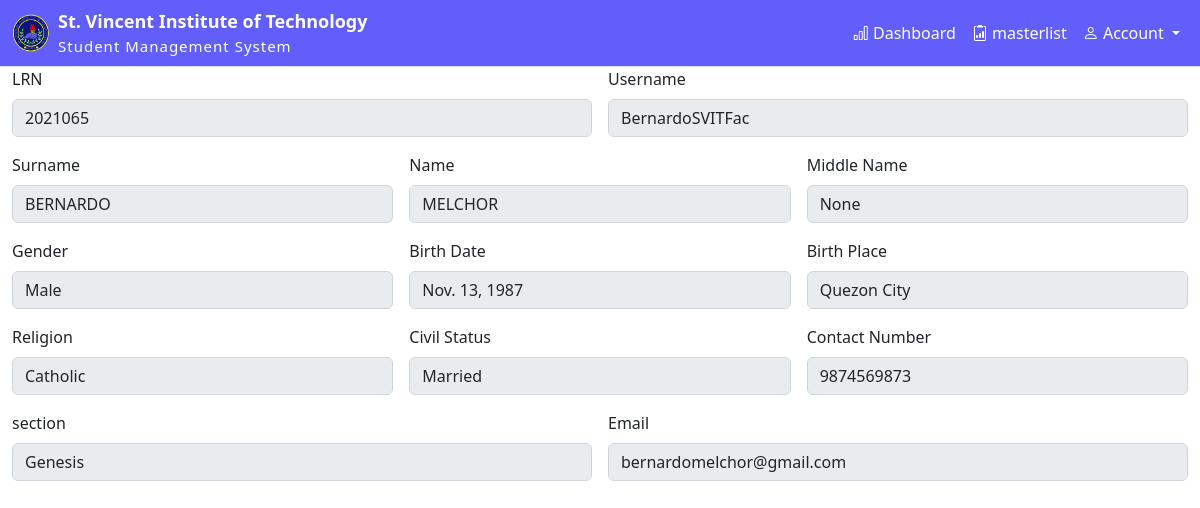
The app's page /adviser (signed in) with its own data.
### admin_staff/models.py (models this page shows, shortened)
class FacultyStaff(models.Model):
    user = models.OneToOneField(User, null=True, on_delete=models.CASCADE)
    faculty_staff_id = models.BigIntegerField(primary_key=True)
    surname = models.CharField(max_length=24)
    first_name = models.CharField(max_length=24)
    middle_name = models.CharField(max_length=24, blank=True, null=True)
    gender_choice = (
        ('Male', 'Male'),
        ('Female', 'Female'),
    )
    gender = models.CharField(max_length=10, default="Gender", choices=gender_choice, null=True)
    civil_choice = (
        ('Single', 'Single'),
        ('Married', 'Married'),
        ('Divorced', 'Divorced'),
        ('Widowed', 'Widowed'),
    )
    civil_status = models.CharField(max_length=10, default="Status", choices=civil_choice, blank=True, null=True)
    birth_date = models.DateField(null=True)
    birth_place = models.CharField(max_length=200, blank=True, null=True)
    religion = models.CharField(max_length=24, blank=True, null=True)
    contact = models.BigIntegerField(blank=True, null=True)
    email = models.CharField(max_length=100, blank=True, null=True)
    section = models.OneToOneField('section', blank=True, null=True, on_delete=models.SET_NULL)
    class Meta:
        managed = True
        db_table = 'faculty_staff'

class section(models.Model):
    section_name = models.CharField(max_length=20)
    level = models.ForeignKey("level", null=True, on_delete=models.SET_NULL)
    def __str__(self):
        return self.section_name

### admin_staff/decorators.py (the view)
        def wrapper_func(request, *args, **kwargs):
            group = None
            if request.user.groups.exists():
                group = request.user.groups.all()[0].name
            if group in allow_roles:
                return view_func(request, *args, **kwargs)
            else:
                return HttpResponse('you are not authorize')

### admin_staff/views.py (called while the page is built)
@login_required(login_url='login')
@allowed_user(allow_roles=['faculty'])
def faculty_info(request):
    adviser = request.user.facultystaff
    context = {'adviser': adviser}
    return render(request, 'faculty/faculty_profile.html', context)

### admin_staff/templates/faculty/faculty_profile.html (shortened to what this page needs)
{% extends "faculty/faculty-dashboard.html" %}
{% block content %}
<div class="container-fluid">
    <form class="row g-3" >
        <fieldset class="col-md-6" disabled>
            <label for="inputEmail4" class="form-label">LRN</label>
            <input type="text" class="form-control" id="inputEmail4" placeholder='student LRN' value="{{adviser.faculty_staff_id}}">
        </fieldset>
        <fieldset class="col-md-6" disabled>
            <label for="inputEmail4" class="form-label">Username</label>
            <input type="text" class="form-control" id="inputEmail4" placeholder='student LRN' value="{{adviser.user}}">
        </fieldset>
        <fieldset class="col-md-4" disabled>
            <label for="inputsurname" class="form-label">Surname</label>
            <input type="text" class="form-control" id="inputsurname" value="{{adviser.surname}}">
        </fieldset>
        <fieldset class="col-md-4" disabled>
            <label for="inputname" class="form-label">Name</label>
            <input type="text" class="form-control" id="inputname" value="{{adviser.first_name}}">
        </fieldset>
        <fieldset class="col-md-4" disabled>
            <label for="inputmiddle" class="form-label">Middle Name</label>
            <input type="text" class="form-control" id="inputmiddle" value="{{adviser.middle_name}}">
        </fieldset>
        <fieldset class="col-md-4" disabled>
            <label for="inputState" class="form-label">Gender</label>
            <input type="text" class="form-control" id="inputgender" value="{{adviser.gender}}">
        </fieldset>
        <fieldset class="col-md-4" disabled>
            <label for="inputbirth" class="form-label">Birth Date</label>
            <input type="input" class="form-control" id="inputbirthdate" value="{{adviser.birth_date}}">
        </fieldset>
        <fieldset class="col-md-4" disabled>
            <label for="inputbirth" class="form-label">Birth Place</label>
            <input type="text" class="form-control" id="inputbirthplace" value="{{adviser.birth_place}}">
        </fieldset>
        <fieldset class="col-md-4" disabled>
            <label for="inputreligion" class="form-label">Religion</label>
            <input type="text" class="form-control" id="inputreligion" value="{{adviser.religion}}">
        </fieldset>
        <fieldset class="col-md-4" disabled>
            <label for="inputState" class="form-label">Civil Status</label>
            <input type="text" class="form-control" id="inputcontact" value="{{adviser.civil_status}}">
        </fieldset>
        <fieldset class="col-md-4" disabled>
            <label for="inputcontact" class="form-label">Contact Number</label>
            <input type="text" class="form-control" id="inputcontact" value="{{adviser.contact}}">
        </fieldset>
        <fieldset class="col-md-6" disabled>
            <label for="disabledTextInput" class="form-label">section</label>
            <input type="text" id="disabledTextInput" class="form-control" value="{{adviser.section}}">
        </fieldset>
        <fieldset class="col-md-6" disabled>
            <label for="inputemail" class="form-label">Email</label>
            <input type="email" class="form-control" id="inputemail" value="{{adviser.email}}">
        </fieldset>
    </form>
</div>
{% endblock content %}

### records on screen
FacultyStaff: faculty_staff_id "2021065", user "BernardoSVITFac", surname "BERNARDO", first_name "MELCHOR", middle_name "None", gender "Male", birth_date "Nov. 13, 1987", birth_place "Quezon City", religion "Catholic", civil_status "Married", contact "9874569873", section "Genesis", email "bernardomelchor@gmail.com"
